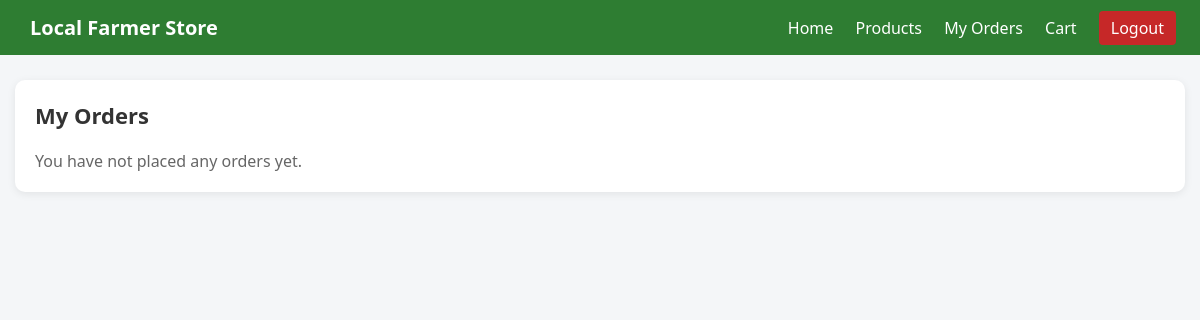
Before: /my_orders (signed in) with the older database file.
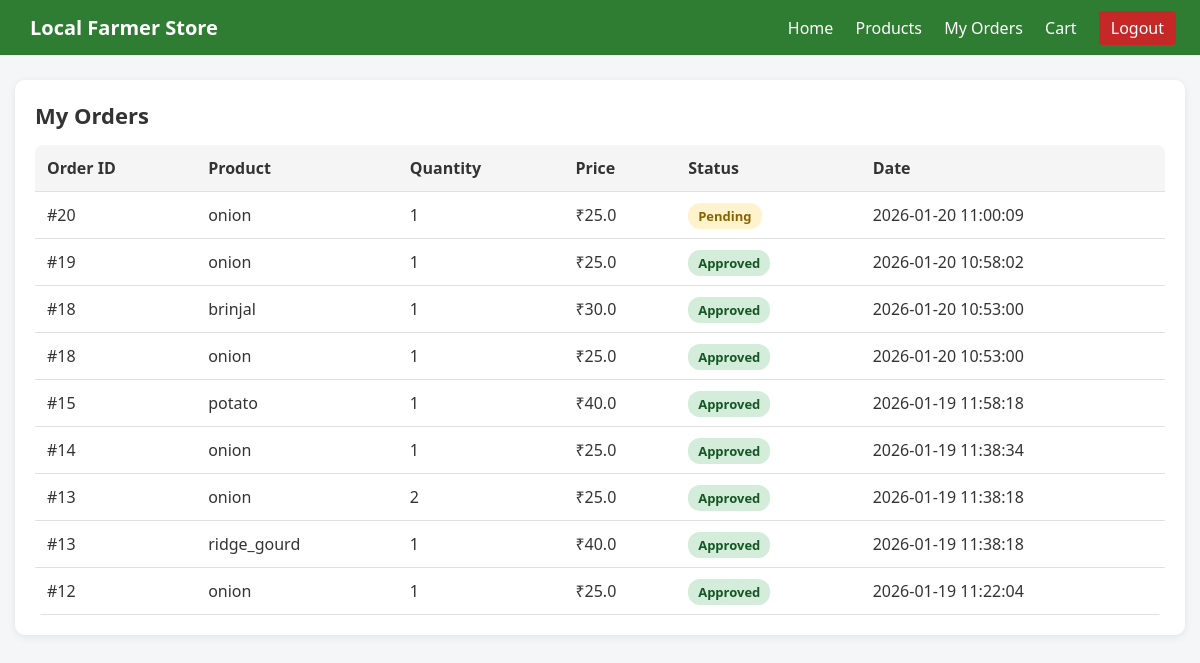
After: the same page with the newer database file.
### tables this page shows
CREATE TABLE order_items (
    id INTEGER PRIMARY KEY AUTOINCREMENT,
    order_id INTEGER,
    product_id INTEGER,
    quantity INTEGER,
    price REAL,
    FOREIGN KEY (order_id) REFERENCES orders(id),
    FOREIGN KEY (product_id) REFERENCES products(id)
);

CREATE TABLE orders (
    id INTEGER PRIMARY KEY AUTOINCREMENT,
    user_id INTEGER,
    product_id INTEGER,
    quantity INTEGER,
    status TEXT
, total_price REAL, created_at TEXT);

CREATE TABLE products (
    id INTEGER PRIMARY KEY AUTOINCREMENT,
    name TEXT,
    price REAL,
    quantity INTEGER,
    farmer_id INTEGER
, image TEXT);

### app.py (the view)
@app.route("/my_orders")
def my_orders():
    user_id = session.get("user_id")
    if not user_id:
        return redirect(url_for("login"))
    db = get_db()
    orders = db.execute("""
        SELECT
            orders.id AS order_id,
            orders.created_at,
            orders.status,
            products.name AS product_name,
            order_items.quantity,
            order_items.price
        FROM orders
        JOIN order_items ON orders.id = order_items.order_id
        JOIN products ON order_items.product_id = products.id
        WHERE orders.user_id = ?
        ORDER BY orders.created_at DESC
    """, (user_id,)).fetchall()
    return render_template("my_orders.html", orders=orders)

### app.py (called while the page is built)
def get_db():
    conn = sqlite3.connect("store.db")
    conn.row_factory = sqlite3.Row
    return conn

### templates/my_orders.html
{% extends "layout.html" %}
{% block content %}
<div class="page-box">
  <h2> My Orders </h2>
  {% if orders %}
    <table class="data-table">
      <thead>
        <tr>
          <th>Order ID</th>
          <th>Product</th>
          <th>Quantity</th>
          <th>Price</th>
          <th>Status</th>
          <th>Date</th>
        </tr>
      </thead>
      <tbody>
        {% for o in orders %}
        <tr>
          <td>#{{ o.order_id }}</td>
          <td>{{ o.product_name }}</td>
          <td>{{ o.quantity }}</td>
          <td>₹{{ o.price }}</td>
          <td>
            <span class="status {{ o.status }}">
              {{ o.status|title }}
            </span>
          </td>
          <td>{{ o.created_at }}</td>
        </tr>
        {% endfor %}
      </tbody>
    </table>
  {% else %}
    <p class="empty-text">You have not placed any orders yet.</p>
  {% endif %}
</div>
{% endblock %}

Changed rows visible on the page:
added order_items: order_id "20", product_name "onion", quantity "1", price "25.0", status "Pending", created_at "2026-01-20 11:00:09"
added order_items: order_id "19", product_name "onion", quantity "1", price "25.0", status "Approved", created_at "2026-01-20 10:58:02"
added order_items: order_id "18", product_name "brinjal", quantity "1", price "30.0", status "Approved", created_at "2026-01-20 10:53:00"
added order_items: order_id "18", product_name "onion", quantity "1", price "25.0", status "Approved", created_at "2026-01-20 10:53:00"
added order_items: order_id "15", product_name "potato", quantity "1", price "40.0", status "Approved", created_at "2026-01-19 11:58:18"
added order_items: order_id "14", product_name "onion", quantity "1", price "25.0", status "Approved", created_at "2026-01-19 11:38:34"
added order_items: order_id "13", product_name "onion", quantity "2", price "25.0", status "Approved", created_at "2026-01-19 11:38:18"
added order_items: order_id "13", product_name "ridge_gourd", quantity "1", price "40.0", status "Approved", created_at "2026-01-19 11:38:18"
added order_items: order_id "12", product_name "onion", quantity "1", price "25.0", status "Approved", created_at "2026-01-19 11:22:04"
Other visible differences:
text no longer shown: "You have not placed any orders yet."
text now shown: "Order ID Product Quantity Price Status Date"
